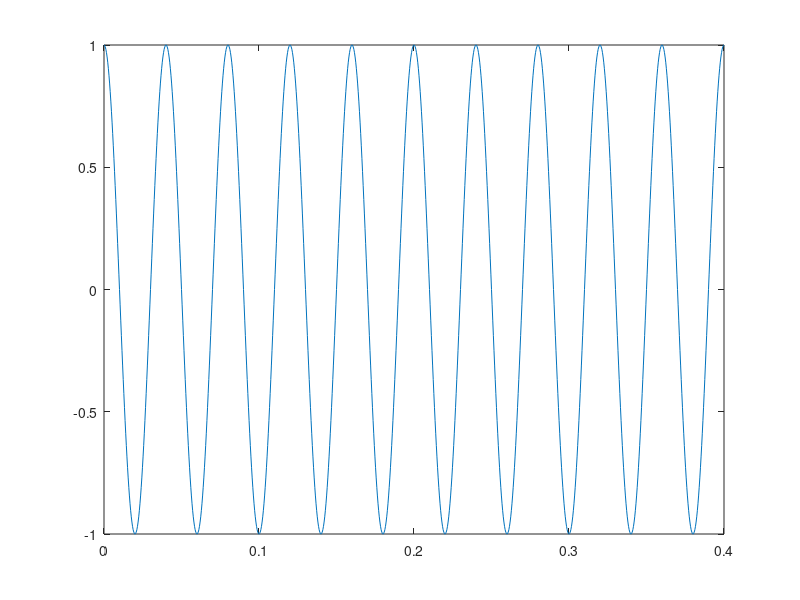
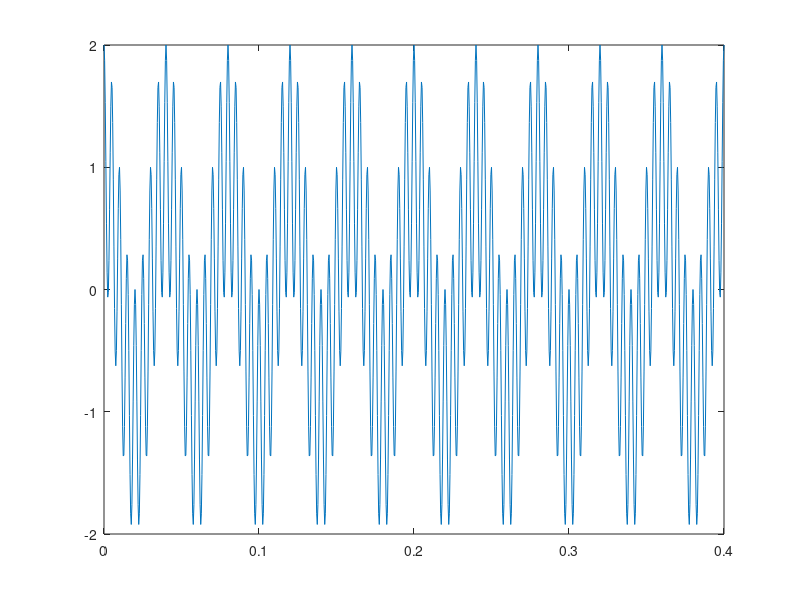
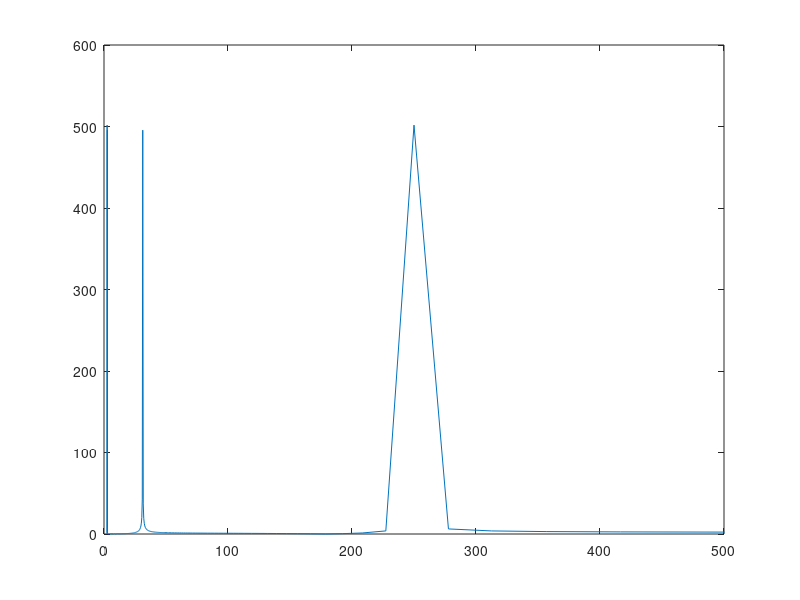
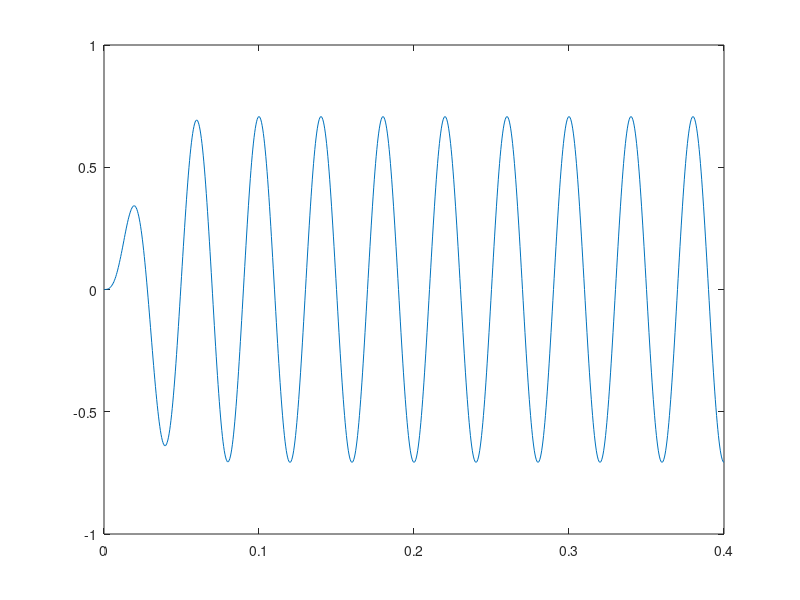

These charts were generated, in order, by the following MATLAB code:
Fn = 25;
Fd = Fn * 100;
Td = 1/Fd;
t = 0:Td:0.4;
signal = cos(2*pi*Fn.*t);

figure;
plot(t,signal);

Fn2 = 200;
signal = signal + cos(2*pi*Fn2.*t);
signal_f = fft(signal);

figure;
plot(t,signal);
figure;
plot(1./t,abs(signal_f)), axis ([0 500 0 600]);

[b, a] = butter (4, Fn*2/Fd);
y_signal = filter (b, a, signal);
y_signal_f = fft(y_signal);

figure;
plot(t, y_signal);
figure;
plot(1./t, abs(y_signal_f));